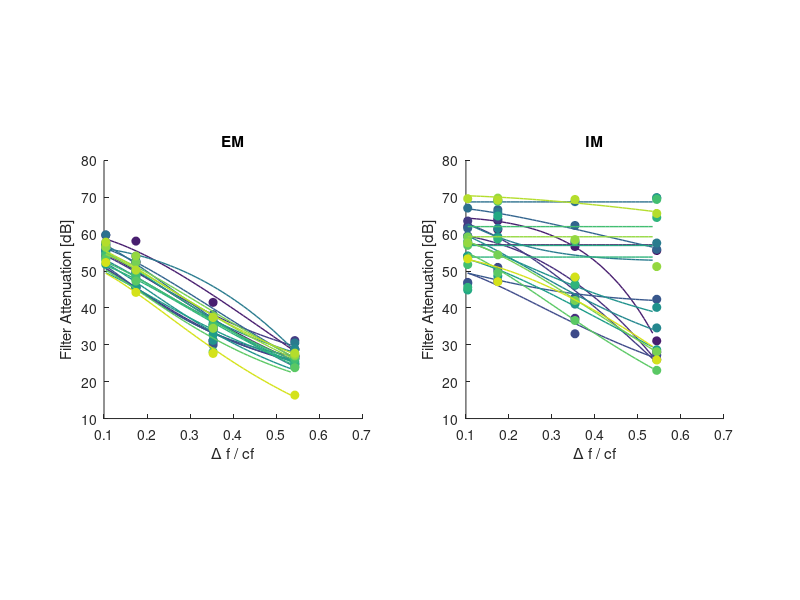
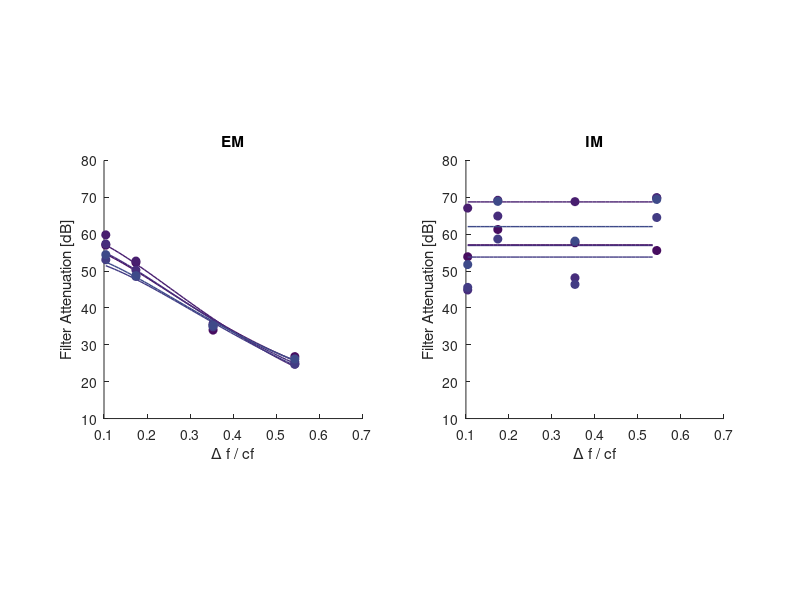
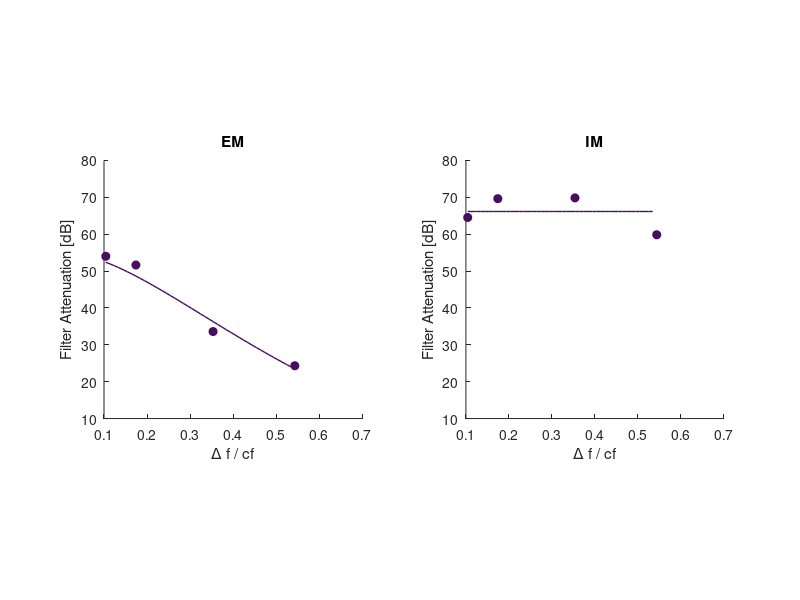

Write MATLAB code to recreate these figures, in order.
clear;
close all;
clc

%Roex function
roexfun = @(p,g)(1-p(1))*(1+p(2)*abs(g)).*(exp(-p(2)*abs(g)))+p(1);
%start parameters for search
p0 = [.001 25];%p(1)=r and p(2)=p in Patterson 1982 %[0.001 25 0.5 0.3];%
dg = 0.01;%resolution in delta f/f steps

want_indfigs = 1;
%% subjects

keySet =   {'TMT','TMS','TME','TLZ','TMQ','TMB','TMD','TMV','TMW','TMX','TMO','TMY','TND','TNC','TNE','TNH','TNG','TNI','TNL', 'TNM'};
for ii = 1:length(keySet)
    color_code_set{ii} = rand(1,3);
end

%% data matrix
%  type in for now, change later

patterson = ...
    [49 40 25 18 % 500
    49 40 25 18  % 1000
    49 40 25 18];    % 2000

%% old unbalanced data
dat.T = [57.03125	52.31771	33.98438	26.79688	53.88021	61.27604	57.68229	55.572917
59.73958	58.125	41.51042	28.75	62.13542	63.69792	56.66667	31.067708
53.90625	45.75521	31.19792	26.45833	59.53125	47.23958	37.1875	27.96875
56.66667	52.47396	34.40104	31.14583	63.56771	64.08854	41.58854	26.015625
54.47917	45.46875	30.67708	27.05729	46.92708	50.98958	32.99479	27.1875
55.80729	45.46875	29.94792	28.64583	46.64063	50.15625	42.8125	42.34375
57.70833	54.01042	38.20313	26.90104	61.61458	66.66667	62.36979	55.885417
59.81771	52.70833	35.33854	24.73958	67.08333	69.19271	68.82813	69.921875
55.88542	49.63542	36.71875	30.49479	59.45313	65.91146	46.11979	57.604167
55.46875	49.58333	34.42708	28.85417	54.01042	61.58854	41.04167	34.583333
55.15625	47.8125	31.19792	24.0625	58.02083	59.32292	42.03125	40.15625
51.82292	45.67708	32.73438	26.09375	54.08854	48.61979	41.35417	28.645833
57.34375	50.26042	35.75521	25.36458	44.86979	64.92188	48.17708	69.791667
53.07292	48.54167	34.86979	24.76563	45.57292	58.69792	46.38021	64.53125
54.45313	48.75	35.23438	26.17188	51.77083	68.90625	58.125	69.427083
53.38542	47.29167	28.125	23.80208	56.97917	49.53125	36.58854	23.072917
56.53646	52.39583	37.60417	27.00521	59.24479	54.40104	42.03125	28.125
56.51042	54.08854	34.47917	27.29167	57.65625	69.79167	58.54167	51.223958
57.83854	50.26042	37.39583	27.73438	69.63542	69.21875	69.42708	65.625
52.31771	44.21875	27.65625	16.35417	53.33333	47.13542	48.38542	25.885417];

%% new balanced and new VC
% dat.T = [56.61458	45.78125	29.47917	27.60417	61.45833	62.29167	42.08333	50.625
% 63.125	58.75	39.58333	30	69.94792	69.94792	69.97396	65.755208
% 56.5625	50.52083	32.86458	27.13542	62.13542	66.40625	41.35417	27.5
% 58.90625	45.91146	32.10938	25.20833	53.98438	55.88542	50.15625	35.416667
% 55.13021	45.88542	33.77604	26.77083	59.71354	53.69792	46.43229	58.697917
% 57.03125	47.21354	34.14063	26.53646	58.77604	67.52604	42.10938	26.197917
% 56.14583	51.66667	33.85417	26.51042	54.81771	51.06771	42.96875	28.020833
% 51.61458	48.85417	30.26042	25.88542	65.36458	66.19792	39.6875	22.734375
% 58.90625	51.25	34.32292	25.67708	53.69792	55.23438	49.53125	43.307292
% 48.90625	40.26042	27.39583	24.45313	50.96354	62.31771	44.32292	51.822917
% 55.13021	47.91667	27.78646	25.83333	69.32292	69.40104	58.59375	42.838542
% 51.58854	44.47917	26.48438	23.64583	67.13542	61.77083	54.40104	30.833333
% 52.05729	47.86458	33.56771	23.61979	56.95313	50.88542	38.56771	28.098958
% 56.82292	47.26563	31.14583	27.65625	57.52604	66.51042	49.01042	33.854167
% 50.83333	46.45833	35.3125	25.10417	49.16667	56.06771	40.75521	30.026042
% 57.52604	50.3125	34.16667	22.94271	69.60938	53.59375	37.52604	28.072917
% 56.35417	48.77604	35.46875	25.83333	58.38542	60.23438	45.41667	34.84375
% 54.01042	51.64063	33.59375	24.32292	64.53125	69.63542	69.84375	59.84375
% 56.97917	51.64063	32.39583	25.72917	54.89583	58.67188	46.32813	35.390625
% 58.28125	51.74479	40.02604	31.69271	69.08854	69.94792	57.99479	54.739583];


cf = 1000; which_cf = 1; fh(which_cf) = figure; MSK = {'EM';'IM'};symb = {'o'};clr = colormap;lw=1;
GlasbergMooreERB = 24.7*(4.37*cf*1e-3+1);
df = [0.3 0.5 1 1.5];
for ii = 1 : length(df)
    dat.g(ii) = 0.5*(cf*2^(df(ii)/2)-cf*2^(-df(ii)/2))/cf;
end

for which_SID = 1 : size(dat.T,1)
    for which_masker = 1 : 2
        
        y = dat.T(which_SID,(which_masker-1)*4+1:(which_masker-1)*4+4);
        % also try y = squeeze(patterson(2,:))
        y = y-max(abs(y));
        
        gs = dat.g(1):dg:dat.g(end);
        
        
        
        pp = lsqcurvefit(roexfun,p0,dat.g,y);%,'MaxIterations',1500);
        pu = (pp(2));
        
        ERB(which_SID,which_masker) = 1/11.4770*4*cf/pu;%from the fits we calculate the equivalent rectangular bandwidth
        PUs(which_SID,which_masker) = pu;
        
        fitted_filter = roexfun(pp,gs);
        
        if want_indfigs == 1
            figure(fh(which_cf)); set(gcf,'name',['1000 Hz CF']);
            subplot(1,2,which_masker)
            title(MSK{which_masker})
            hold on
            y = dat.T(which_SID,(which_masker-1)*4+1:(which_masker-1)*4+4);
            
            plot(dat.g,y,symb{1},'color',clr(which_SID*3,:),'markerfacecolor',clr(which_SID*3,:))
            hold on;plot(gs,fitted_filter+max(abs(y)),'color',clr(which_SID*3,:),'linewidth',lw)
            xlabel('\Delta f / cf')
            ylabel('Filter Attenuation [dB]')
            ylim([10, 80])
            axis square
            
          
        end
        
        % try this code by plugging in the Patterson numbers, you'll get
        % ERBHz = 147.0497 Hz 
        gs2 = 0 : 0.001 : 2;
        fitted_filter2 = roexfun(pp,gs2);
        mm = min(fitted_filter2);
        fitted_filter2 = fitted_filter2 - min(fitted_filter2);
        Q20amp = max(fitted_filter2) - 3;
        ind = min(find(abs(fitted_filter2-Q20amp)==min(abs(fitted_filter2-Q20amp))));
        fitted_filter2 = fitted_filter2(1:ind);
        gs2 = gs2(1:ind);
        new_f = [fliplr(fitted_filter2) fitted_filter2(2:end)];
        new_g = [-fliplr(gs2) gs2(2:end)];
        a = trapz(new_g,new_f);
        ERBBW(which_SID,which_masker) = a/max(new_f);
        ERBBWHz(which_SID,which_masker) = cf*a/max(new_f);

    end
end

%% find off ERBs exp1
% for exp2 the off one is number 1 8 13 14 15
% new balanced and new VC
% old unbalanced data
dat.T = [57.03125	52.31771	33.98438	26.79688	53.88021	61.27604	57.68229	55.572917
59.73958	58.125	41.51042	28.75	62.13542	63.69792	56.66667	31.067708
53.90625	45.75521	31.19792	26.45833	59.53125	47.23958	37.1875	27.96875
56.66667	52.47396	34.40104	31.14583	63.56771	64.08854	41.58854	26.015625
54.47917	45.46875	30.67708	27.05729	46.92708	50.98958	32.99479	27.1875
55.80729	45.46875	29.94792	28.64583	46.64063	50.15625	42.8125	42.34375
57.70833	54.01042	38.20313	26.90104	61.61458	66.66667	62.36979	55.885417
59.81771	52.70833	35.33854	24.73958	67.08333	69.19271	68.82813	69.921875
55.88542	49.63542	36.71875	30.49479	59.45313	65.91146	46.11979	57.604167
55.46875	49.58333	34.42708	28.85417	54.01042	61.58854	41.04167	34.583333
55.15625	47.8125	31.19792	24.0625	58.02083	59.32292	42.03125	40.15625
51.82292	45.67708	32.73438	26.09375	54.08854	48.61979	41.35417	28.645833
57.34375	50.26042	35.75521	25.36458	44.86979	64.92188	48.17708	69.791667
53.07292	48.54167	34.86979	24.76563	45.57292	58.69792	46.38021	64.53125
54.45313	48.75	35.23438	26.17188	51.77083	68.90625	58.125	69.427083
53.38542	47.29167	28.125	23.80208	56.97917	49.53125	36.58854	23.072917
56.53646	52.39583	37.60417	27.00521	59.24479	54.40104	42.03125	28.125
56.51042	54.08854	34.47917	27.29167	57.65625	69.79167	58.54167	51.223958
57.83854	50.26042	37.39583	27.73438	69.63542	69.21875	69.42708	65.625
52.31771	44.21875	27.65625	16.35417	53.33333	47.13542	48.38542	25.885417];

dat.T = dat.T([1,8,13,14,15], :);

cf = 1000; which_cf = 1; fh(which_cf) = figure; MSK = {'EM';'IM'};symb = {'o'};clr = colormap;lw=1;
GlasbergMooreERB = 24.7*(4.37*cf*1e-3+1);
df = [0.3 0.5 1 1.5];
for ii = 1 : length(df)
    dat.g(ii) = 0.5*(cf*2^(df(ii)/2)-cf*2^(-df(ii)/2))/cf;
end

for which_SID = 1 : size(dat.T,1)
    for which_masker = 1 : 2
        
        y = dat.T(which_SID,(which_masker-1)*4+1:(which_masker-1)*4+4);
        % also try y = squeeze(patterson(2,:))
        y = y-max(abs(y));
        
        gs = dat.g(1):dg:dat.g(end);
        
        
        
        pp = lsqcurvefit(roexfun,p0,dat.g,y);%,'MaxIterations',1500);
        pu = (pp(2));
        
        ERB(which_SID,which_masker) = 1/11.4770*4*cf/pu;%from the fits we calculate the equivalent rectangular bandwidth
        PUs(which_SID,which_masker) = pu;
        
        fitted_filter = roexfun(pp,gs);
        
        if want_indfigs == 1
            figure(fh(which_cf)); set(gcf,'name',['1000 Hz CF']);
            subplot(1,2,which_masker)
            title(MSK{which_masker})
            hold on
            y = dat.T(which_SID,(which_masker-1)*4+1:(which_masker-1)*4+4);
            
            plot(dat.g,y,symb{1},'color',clr(which_SID*3,:),'markerfacecolor',clr(which_SID*3,:))
            hold on;plot(gs,fitted_filter+max(abs(y)),'color',clr(which_SID*3,:),'linewidth',lw)
            xlabel('\Delta f / cf')
            ylabel('Filter Attenuation [dB]')
            ylim([10, 80])
            axis square
            
          
        end
        
        % try this code by plugging in the Patterson numbers, you'll get
        % ERBHz = 147.0497 Hz 
        gs2 = 0 : 0.001 : 2;
        fitted_filter2 = roexfun(pp,gs2);
        mm = min(fitted_filter2);
        fitted_filter2 = fitted_filter2 - min(fitted_filter2);
        Q20amp = max(fitted_filter2) - 3;
        ind = min(find(abs(fitted_filter2-Q20amp)==min(abs(fitted_filter2-Q20amp))));
        fitted_filter2 = fitted_filter2(1:ind);
        gs2 = gs2(1:ind);
        new_f = [fliplr(fitted_filter2) fitted_filter2(2:end)];
        new_g = [-fliplr(gs2) gs2(2:end)];
        a = trapz(new_g,new_f);
        ERBBW(which_SID,which_masker) = a/max(new_f);
        ERBBWHz(which_SID,which_masker) = cf*a/max(new_f);

    end
end

%% find off ERBs exp2
% for exp2 the off one is number 18
% new balanced and new VC
dat.T = [56.61458	45.78125	29.47917	27.60417	61.45833	62.29167	42.08333	50.625
63.125	58.75	39.58333	30	69.94792	69.94792	69.97396	65.755208
56.5625	50.52083	32.86458	27.13542	62.13542	66.40625	41.35417	27.5
58.90625	45.91146	32.10938	25.20833	53.98438	55.88542	50.15625	35.416667
55.13021	45.88542	33.77604	26.77083	59.71354	53.69792	46.43229	58.697917
57.03125	47.21354	34.14063	26.53646	58.77604	67.52604	42.10938	26.197917
56.14583	51.66667	33.85417	26.51042	54.81771	51.06771	42.96875	28.020833
51.61458	48.85417	30.26042	25.88542	65.36458	66.19792	39.6875	22.734375
58.90625	51.25	34.32292	25.67708	53.69792	55.23438	49.53125	43.307292
48.90625	40.26042	27.39583	24.45313	50.96354	62.31771	44.32292	51.822917
55.13021	47.91667	27.78646	25.83333	69.32292	69.40104	58.59375	42.838542
51.58854	44.47917	26.48438	23.64583	67.13542	61.77083	54.40104	30.833333
52.05729	47.86458	33.56771	23.61979	56.95313	50.88542	38.56771	28.098958
56.82292	47.26563	31.14583	27.65625	57.52604	66.51042	49.01042	33.854167
50.83333	46.45833	35.3125	25.10417	49.16667	56.06771	40.75521	30.026042
57.52604	50.3125	34.16667	22.94271	69.60938	53.59375	37.52604	28.072917
56.35417	48.77604	35.46875	25.83333	58.38542	60.23438	45.41667	34.84375
54.01042	51.64063	33.59375	24.32292	64.53125	69.63542	69.84375	59.84375
56.97917	51.64063	32.39583	25.72917	54.89583	58.67188	46.32813	35.390625
58.28125	51.74479	40.02604	31.69271	69.08854	69.94792	57.99479	54.739583];

dat.T = dat.T(18, :);

cf = 1000; which_cf = 1; fh(which_cf) = figure; MSK = {'EM';'IM'};symb = {'o'};clr = colormap;lw=1;
GlasbergMooreERB = 24.7*(4.37*cf*1e-3+1);
df = [0.3 0.5 1 1.5];
for ii = 1 : length(df)
    dat.g(ii) = 0.5*(cf*2^(df(ii)/2)-cf*2^(-df(ii)/2))/cf;
end

for which_SID = 1 : size(dat.T,1)
    for which_masker = 1 : 2
        
        y = dat.T(which_SID,(which_masker-1)*4+1:(which_masker-1)*4+4);
        % also try y = squeeze(patterson(2,:))
        y = y-max(abs(y));
        
        gs = dat.g(1):dg:dat.g(end);
        
        
        
        pp = lsqcurvefit(roexfun,p0,dat.g,y);%,'MaxIterations',1500);
        pu = (pp(2));
        
        ERB(which_SID,which_masker) = 1/11.4770*4*cf/pu;%from the fits we calculate the equivalent rectangular bandwidth
        PUs(which_SID,which_masker) = pu;
        
        fitted_filter = roexfun(pp,gs);
        
        if want_indfigs == 1
            figure(fh(which_cf)); set(gcf,'name',['1000 Hz CF']);
            subplot(1,2,which_masker)
            title(MSK{which_masker})
            hold on
            y = dat.T(which_SID,(which_masker-1)*4+1:(which_masker-1)*4+4);
            
            plot(dat.g,y,symb{1},'color',clr(which_SID*3,:),'markerfacecolor',clr(which_SID*3,:))
            hold on;plot(gs,fitted_filter+max(abs(y)),'color',clr(which_SID*3,:),'linewidth',lw)
            xlabel('\Delta f / cf')
            ylabel('Filter Attenuation [dB]')
            ylim([10, 80])
            axis square
            
          
        end
        
        % try this code by plugging in the Patterson numbers, you'll get
        % ERBHz = 147.0497 Hz 
        gs2 = 0 : 0.001 : 2;
        fitted_filter2 = roexfun(pp,gs2);
        mm = min(fitted_filter2);
        fitted_filter2 = fitted_filter2 - min(fitted_filter2);
        Q20amp = max(fitted_filter2) - 3;
        ind = min(find(abs(fitted_filter2-Q20amp)==min(abs(fitted_filter2-Q20amp))));
        fitted_filter2 = fitted_filter2(1:ind);
        gs2 = gs2(1:ind);
        new_f = [fliplr(fitted_filter2) fitted_filter2(2:end)];
        new_g = [-fliplr(gs2) gs2(2:end)];
        a = trapz(new_g,new_f);
        ERBBW(which_SID,which_masker) = a/max(new_f);
        ERBBWHz(which_SID,which_masker) = cf*a/max(new_f);

    end
end





